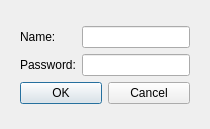
<?xml version="1.0" encoding="UTF-8"?>
<ui version="4.0">
 <class>Login</class>
 <widget class="QDialog" name="Login">
  <property name="geometry">
   <rect>
    <x>0</x>
    <y>0</y>
    <width>210</width>
    <height>129</height>
   </rect>
  </property>
  <property name="minimumSize">
   <size>
    <width>210</width>
    <height>129</height>
   </size>
  </property>
  <property name="maximumSize">
   <size>
    <width>210</width>
    <height>129</height>
   </size>
  </property>
  <property name="windowTitle">
   <string>Login</string>
  </property>
  <layout class="QGridLayout" name="gridLayout_3">
   <item row="0" column="2">
    <spacer name="verticalSpacer_2">
     <property name="orientation">
      <enum>Qt::Vertical</enum>
     </property>
     <property name="sizeHint" stdset="0">
      <size>
       <width>20</width>
       <height>0</height>
      </size>
     </property>
    </spacer>
   </item>
   <item row="1" column="0">
    <spacer name="horizontalSpacer_2">
     <property name="orientation">
      <enum>Qt::Horizontal</enum>
     </property>
     <property name="sizeHint" stdset="0">
      <size>
       <width>1</width>
       <height>20</height>
      </size>
     </property>
    </spacer>
   </item>
   <item row="1" column="1" colspan="2">
    <layout class="QGridLayout" name="gridLayout_2">
     <item row="0" column="0">
      <layout class="QGridLayout" name="gridLayout">
       <item row="0" column="0">
        <widget class="QLabel" name="label">
         <property name="text">
          <string>Name:</string>
         </property>
        </widget>
       </item>
       <item row="0" column="1">
        <widget class="QLineEdit" name="lineEdit"/>
       </item>
       <item row="1" column="0">
        <widget class="QLabel" name="label_2">
         <property name="text">
          <string>Password:</string>
         </property>
        </widget>
       </item>
       <item row="1" column="1">
        <widget class="QLineEdit" name="lineEdit_2">
         <property name="echoMode">
          <enum>QLineEdit::Password</enum>
         </property>
        </widget>
       </item>
      </layout>
     </item>
     <item row="1" column="0">
      <layout class="QHBoxLayout" name="horizontalLayout">
       <item>
        <widget class="QPushButton" name="pushButton">
         <property name="text">
          <string>OK</string>
         </property>
        </widget>
       </item>
       <item>
        <widget class="QPushButton" name="pushButton_2">
         <property name="text">
          <string>Cancel</string>
         </property>
        </widget>
       </item>
      </layout>
     </item>
    </layout>
   </item>
   <item row="1" column="3">
    <spacer name="horizontalSpacer">
     <property name="orientation">
      <enum>Qt::Horizontal</enum>
     </property>
     <property name="sizeHint" stdset="0">
      <size>
       <width>0</width>
       <height>20</height>
      </size>
     </property>
    </spacer>
   </item>
   <item row="2" column="1">
    <spacer name="verticalSpacer">
     <property name="orientation">
      <enum>Qt::Vertical</enum>
     </property>
     <property name="sizeHint" stdset="0">
      <size>
       <width>20</width>
       <height>0</height>
      </size>
     </property>
    </spacer>
   </item>
  </layout>
 </widget>
 <layoutdefault spacing="6" margin="11"/>
 <resources/>
 <connections/>
</ui>
